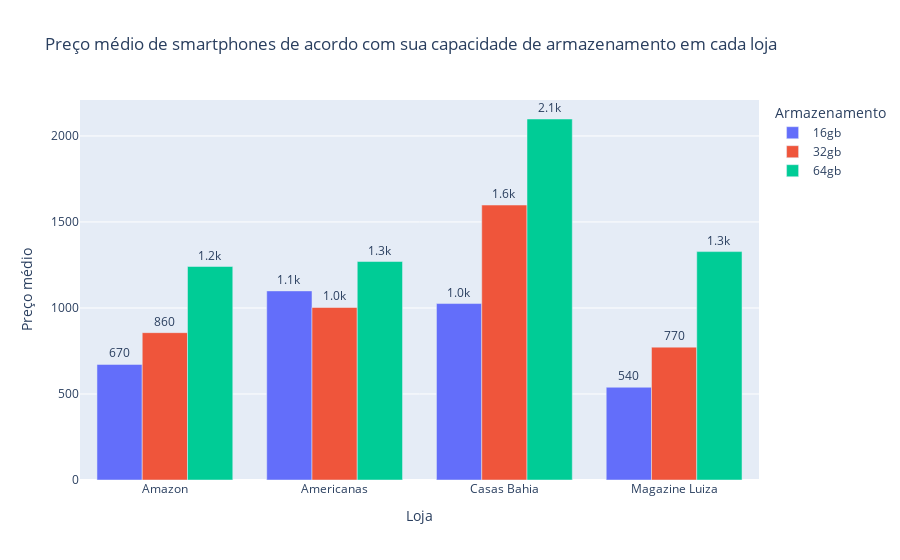

Notebook code cell kept with this figure:
### Code cell
fig = px.bar(phn_groupby_armazenamento, 
             x='Loja' ,y='Preço médio', 
             color="Armazenamento", barmode="group", 
             title="Preço médio de smartphones de acordo com sua capacidade de armazenamento em cada loja",
             text="Preço médio")
fig.update_traces(texttemplate='%{text:.2s}', textposition='outside')
fig.update_layout()
fig.show()

### Figure 1 — Plotly figure (JSON) as saved in the notebook; plotly's stock layout.template omitted (floating-point values rounded to 4 significant figures)
{"data": [{"alignmentgroup": "True", "hovertemplate": "Armazenamento=16gb<br>Loja=%{x}<br>Preço médio=%{text}<extra></extra>", "legendgroup": "16gb", "marker": {"color": "#636efa", "pattern": {"shape": ""}}, "name": "16gb", "offsetgroup": "16gb", "orientation": "v", "showlegend": true, "text": [671.8, 1099.0, 1026.0, 539.1], "textposition": "outside", "texttemplate": "%{text:.2s}", "type": "bar", "x": ["Amazon", "Americanas", "Casas Bahia", "Magazine Luiza"], "xaxis": "x", "y": [671.8, 1099.0, 1026.0, 539.1], "yaxis": "y"}, {"alignmentgroup": "True", "hovertemplate": "Armazenamento=32gb<br>Loja=%{x}<br>Preço médio=%{text}<extra></extra>", "legendgroup": "32gb", "marker": {"color": "#EF553B", "pattern": {"shape": ""}}, "name": "32gb", "offsetgroup": "32gb", "orientation": "v", "showlegend": true, "text": [856.5, 1003.0, 1598.0, 772.4], "textposition": "outside", "texttemplate": "%{text:.2s}", "type": "bar", "x": ["Amazon", "Americanas", "Casas Bahia", "Magazine Luiza"], "xaxis": "x", "y": [856.5, 1003.0, 1598.0, 772.4], "yaxis": "y"}, {"alignmentgroup": "True", "hovertemplate": "Armazenamento=64gb<br>Loja=%{x}<br>Preço médio=%{text}<extra></extra>", "legendgroup": "64gb", "marker": {"color": "#00cc96", "pattern": {"shape": ""}}, "name": "64gb", "offsetgroup": "64gb", "orientation": "v", "showlegend": true, "text": [1241.0, 1270.0, 2099.0, 1328.0], "textposition": "outside", "texttemplate": "%{text:.2s}", "type": "bar", "x": ["Amazon", "Americanas", "Casas Bahia", "Magazine Luiza"], "xaxis": "x", "y": [1241.0, 1270.0, 2099.0, 1328.0], "yaxis": "y"}], "layout": {"barmode": "group", "legend": {"title": {"text": "Armazenamento"}, "tracegroupgap": 0}, "title": {"text": "Preço médio de smartphones de acordo com sua capacidade de armazenamento em cada loja"}, "xaxis": {"anchor": "y", "domain": [0, 1], "title": {"text": "Loja"}}, "yaxis": {"anchor": "x", "domain": [0, 1], "title": {"text": "Preço médio"}}}}
